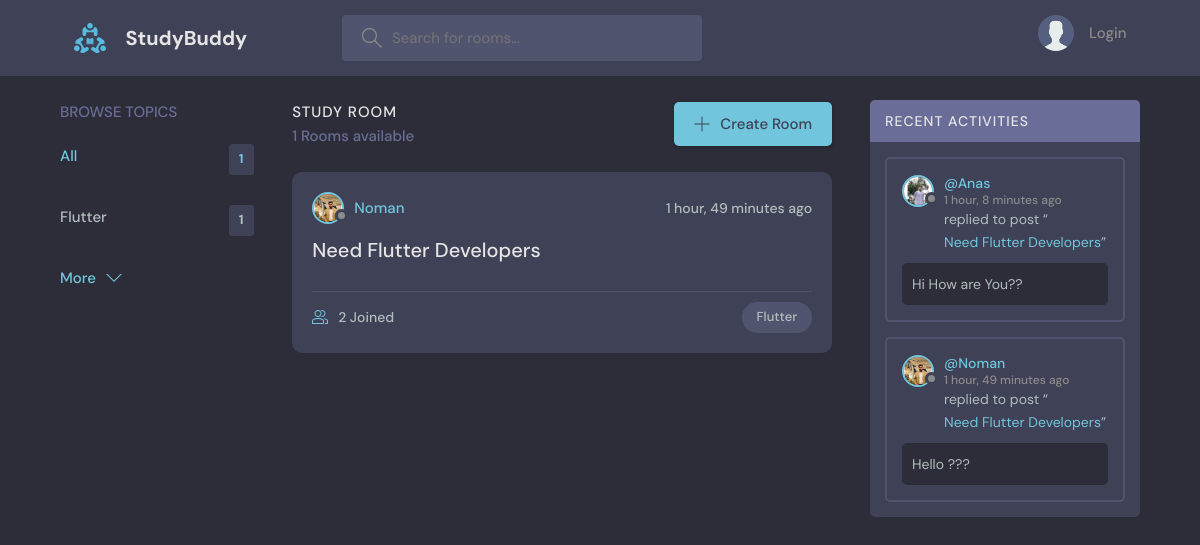
The page / on the database its author committed.
### base/models.py (models this page shows, shortened)
class Topic(models.Model):
    name = models.CharField(max_length=200)
    def __str__(self):
        return self.name

class Room(models.Model):
    host = models.ForeignKey(User, on_delete= models.SET_NULL , null=True)
    topic = models.ForeignKey(Topic, on_delete= models.SET_NULL , null=True)
    name = models.CharField(max_length=200)
    description = models.TextField(null=True, blank=True)
    participants = models.ManyToManyField(User, related_name='participants')
    updated = models.DateTimeField(auto_now=True)
    created = models.DateTimeField(auto_now_add=True)
    class Meta:
        ordering = ['-updated','-created']
    def __str__(self):
        return self.name

class User(AbstractUser):
    name = models.CharField(max_length=200, null = True)
    email = models.EmailField(null = True , unique = True)
    bio = models.TextField(null = True)
    avatar = models.ImageField(null=True , default='avatar.svg')
    USERNAME_FIELD = 'email'
    REQUIRED_FIELDS = []

class Message(models.Model):
    user = models.ForeignKey(User, on_delete= models.CASCADE)
    room = models.ForeignKey(Room, on_delete = models.CASCADE)
    body = models.TextField()
    updated = models.DateTimeField(auto_now=True)
    created = models.DateTimeField(auto_now_add=True)
    class Meta:
        ordering = ['-updated','-created']

### base/views.py (the view)
# urls.py: path('' , views.homepage , name = 'home'),
def homepage(request):
    q = request.GET.get('q') if request.GET.get('q') != None else ''
    rooms = Room.objects.filter(
        Q(topic__name__icontains=q) |
        Q(name__icontains=q) |
        Q(description__icontains=q)
    )[0:5]
    rooms_list = Room.objects.all()
    topic = Topic.objects.all()[0:5]
    room_count = rooms_list.count()
    room_messages = Message.objects.filter(Q(room__topic__name__icontains=q))[0:3]
    context = {'rooms' : rooms , 'topic':topic , 'room_count': room_count , 'room_messages' : room_messages}
    return render(request, 'base/home.html', context)

### base/templates/base/home.html (shortened to what this page needs)
{% extends 'main.html' %} {% block content %}
<main class="layout layout--3">
  <div class="container">
    {% include 'base/topic_component.html' %}
    <div class="roomList">
      <div class="roomList__header">
        <div>
          <h2>Study Room</h2>
          <p>{{room_count}} Rooms available</p>
        </div>
        <a class="btn btn--main" href="{% url 'create-room' %}">
          <svg
            version="1.1"
            xmlns="http://www.w3.org/2000/svg"
            width="32"
            height="32"
            viewBox="0 0 32 32"
          >
            <title>add</title>
            <path
              d="M16.943 0.943h-1.885v14.115h-14.115v1.885h14.115v14.115h1.885v-14.115h14.115v-1.885h-14.115v-14.115z"
            ></path>
          </svg>
          Create Room
        </a>
      </div>
      {% include 'base/feed_component.html' %}
    </div>
    {% include 'base/activity_component.html' %}
  </div>
</main>
{% endblock content %}

### base/templates/base/topic_component.html
<div class="topics">
  <div class="topics__header">
    <h2>Browse Topics</h2>
  </div>
  <ul class="topics__list">
    <li>
      <a href="{% url 'home' %}" class="active"
        >All <span>{{topic.count}}</span></a
      >
    </li>
    {% for topic in topic %}
    <li>
      <a href="{% url 'home' %}?q={{topic.name}}"
        >{{topic.name}} <span>{{topic.room_set.all.count}}</span></a
      >
    </li>
    {% endfor %}
  </ul>
  <a class="btn btn--link" href="{% url 'topics-page' %}">
    More
    <svg
      version="1.1"
      xmlns="http://www.w3.org/2000/svg"
      width="32"
      height="32"
      viewBox="0 0 32 32"
    >
      <title>chevron-down</title>
      <path d="M16 21l-13-13h-3l16 16 16-16h-3l-13 13z"></path>
    </svg>
  </a>
</div>

### base/templates/base/feed_component.html (shortened to what this page needs)
{% for room in rooms %}
<div class="roomListRoom">
  <div class="roomListRoom__header">
    <a
      href="{% url 'user-Profile' room.host.id %}"
      class="roomListRoom__author"
    >
      <div class="avatar avatar--small">
        <img src="{{room.host.avatar.url}}" />
      </div>
      <span>{{room.host.username}}</span>
    </a>
    <div class="roomListRoom__actions">
      <span>{{room.created|timesince}} ago</span>
    </div>
  </div>
  <div class="roomListRoom__content">
    <a href="{% url 'room' room.id %}">{{room.name}}</a>
  </div>
  <div class="roomListRoom__meta">
    <a href="room.html" class="roomListRoom__joined">
      {{room.participants.all.count}} Joined
    </a>
    <p class="roomListRoom__topic">{{room.topic}}</p>
  </div>
</div>
{% endfor %}

### base/templates/base/activity_component.html (shortened to what this page needs)
<div class="activities">
  <div class="activities__header">
    <h2>Recent Activities</h2>
  </div>
  {% for message in room_messages %}
  <div class="activities__box">
    <div class="activities__boxHeader roomListRoom__header">
      <a
        href="{% url 'user-Profile' message.user.id %}"
        class="roomListRoom__author"
      >
        <div class="avatar avatar--small">
          <img src="{{message.user.avatar.url}}" />
        </div>
        <p>
          @{{message.user.username}}
          <span>{{message.created|timesince}} ago</span>
        </p>
      </a>
    </div>
    <div class="activities__boxContent">
      <p>
        replied to post “<a href="{% url 'room' message.room.id %}"
          >{{message.room}}</a
        >”
      </p>
      <div class="activities__boxRoomContent">{{message.body}}</div>
    </div>
  </div>
  {% endfor %}
</div>

### rows shown on the page
Topic: name "Flutter", room_set.all.count "1"
Room: host.avatar (picture), host.username "Noman", created "1 hour, 49 minutes", name "Need Flutter Developers", participants.all.count "2", topic "Flutter"
Message: user.avatar (picture), user.username "Anas", created "1 hour, 8 minutes", room "Need Flutter Developers", body "Hi How are You??"
Message: user.avatar (picture), user.username "Noman", created "1 hour, 49 minutes", room "Need Flutter Developers", body "Hello ???"

### other values the page prints
{{ topic.count }} "1"
{{ room_count }} "1"
